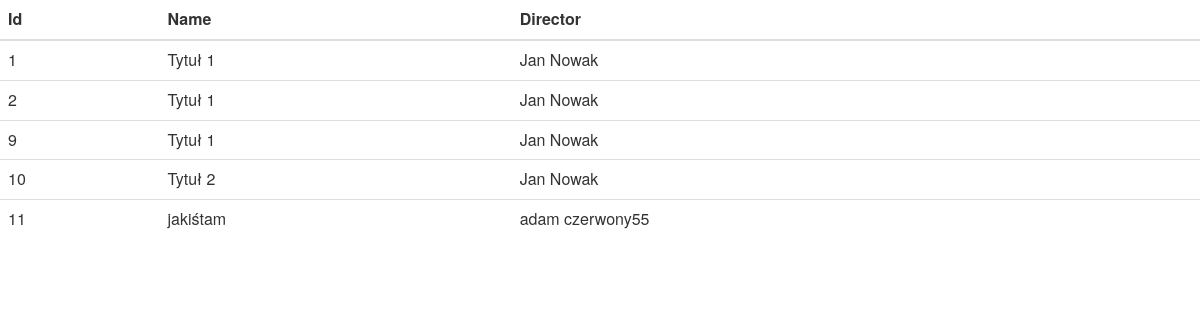
The page / on the database its author committed.
### tables this page shows
CREATE TABLE `movies` (
  `id` int(11) NOT NULL AUTO_INCREMENT,
  `title` varchar(128) NOT NULL,
  `year` year(4) NOT NULL,
  `fk_director` int(11) NOT NULL,
  PRIMARY KEY (`id`),
  KEY `fk_director_idx` (`fk_director`),
  CONSTRAINT `fk_director` FOREIGN KEY (`fk_director`) REFERENCES `directors` (`id`) ON DELETE NO ACTION ON UPDATE NO ACTION
);

CREATE TABLE `directors` (
  `id` int(11) NOT NULL AUTO_INCREMENT,
  `name` varchar(128) NOT NULL,
  PRIMARY KEY (`id`),
  UNIQUE KEY `name_UNIQUE` (`name`)
);

### index.php (the view, shortened to what this page needs)
<?php
$config = include 'config.php';
$dbh = new PDO($config['connection_string'], $config['user'], $config['password']);
?>
<html>
    <head>
        <link rel="stylesheet" href="https://maxcdn.bootstrapcdn.com/bootstrap/3.3.6/css/bootstrap.min.css">
        <link rel="stylesheet" href="https://maxcdn.bootstrapcdn.com/bootstrap/3.3.6/css/bootstrap-theme.min.css">
    </head>
    <body>
    <table class="table">
        <thead>
            <tr>
                <th>Id</th>
                <th>Name</th>
                <th>Director</th>
            </tr>
        </thead>
        <tbody>
        <?php
        foreach($dbh->query('SELECT m.id, m.title, d.name  from movies m join directors d on (m.fk_director = d.id)') as $row) {
            echo '<tr><td>' . $row['id'] . '</td><td>' . $row['title'] . '</td><td>' . $row['name'] . '</td></tr>';
        }
        ?>
        </tbody>
    </table>
    </body>
</html>

### rows shown on the page
movies: id "1", title "Tytuł 1", fk_director.name "Jan Nowak"
movies: id "2", title "Tytuł 1", fk_director.name "Jan Nowak"
movies: id "9", title "Tytuł 1", fk_director.name "Jan Nowak"
movies: id "10", title "Tytuł 2", fk_director.name "Jan Nowak"
movies: id "11", title "jakiśtam", fk_director.name "adam czerwony55"
